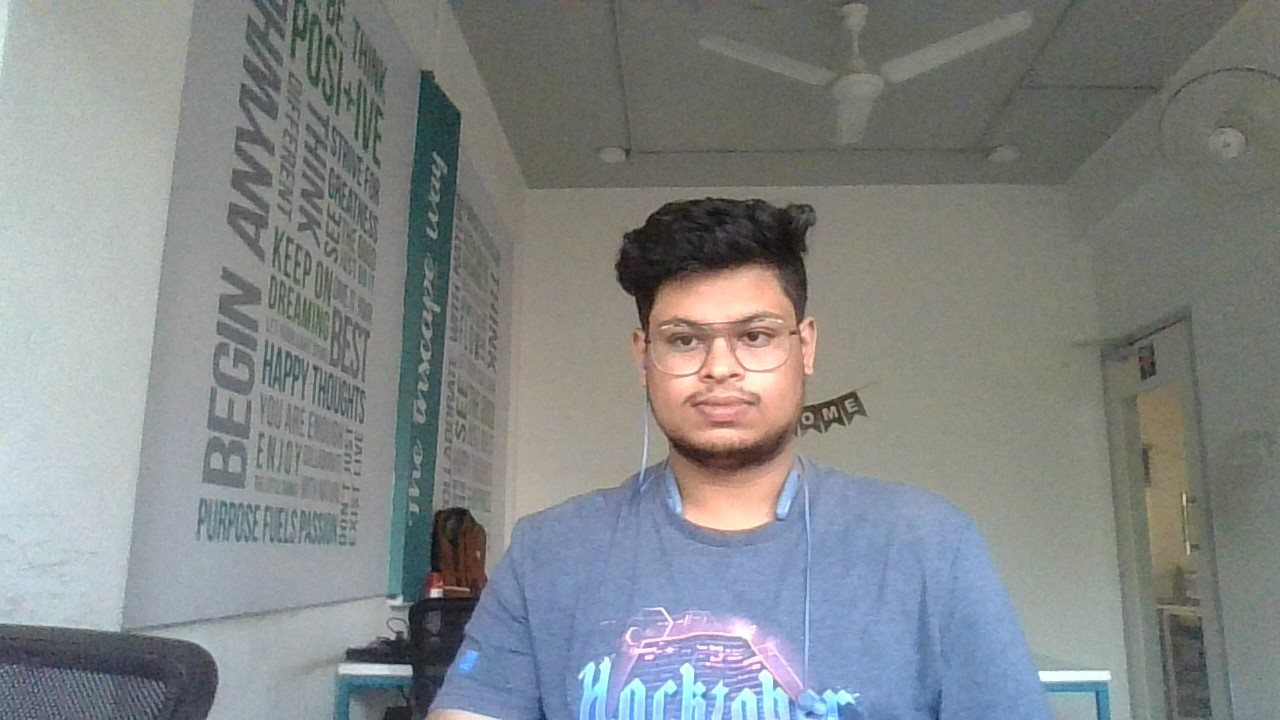
#> input picture data/aditya.jpg, 1280 x 720 px, given in place of the camera
$ python 12_morphological_transformations.py
#> lines starting #> are read from the running program, lines starting #| are printed output that depends on the picture; after the words box and inside, x2 and y2 are one past the last pixel; in counts of white or black regions, pixels touching at a corner belong together
import cv2
import numpy as np

cap = cv2.VideoCapture(0)

while cap:
    ret, frame = cap.read()
#> frame is the input picture: shape (720, 1280, 3); mean B, G, R 134.8, 134.7, 130.5
    if not ret:
        break
    hsv = cv2.cvtColor(frame, cv2.COLOR_BGR2HSV)
#> hsv: shape (720, 1280, 3); mean H, S, V 60.6, 33.5, 143.1

    lower_red = np.array([150, 0, 0])
    upper_red = np.array([255, 255, 255])

    mask = cv2.inRange(hsv, lower_red, upper_red)
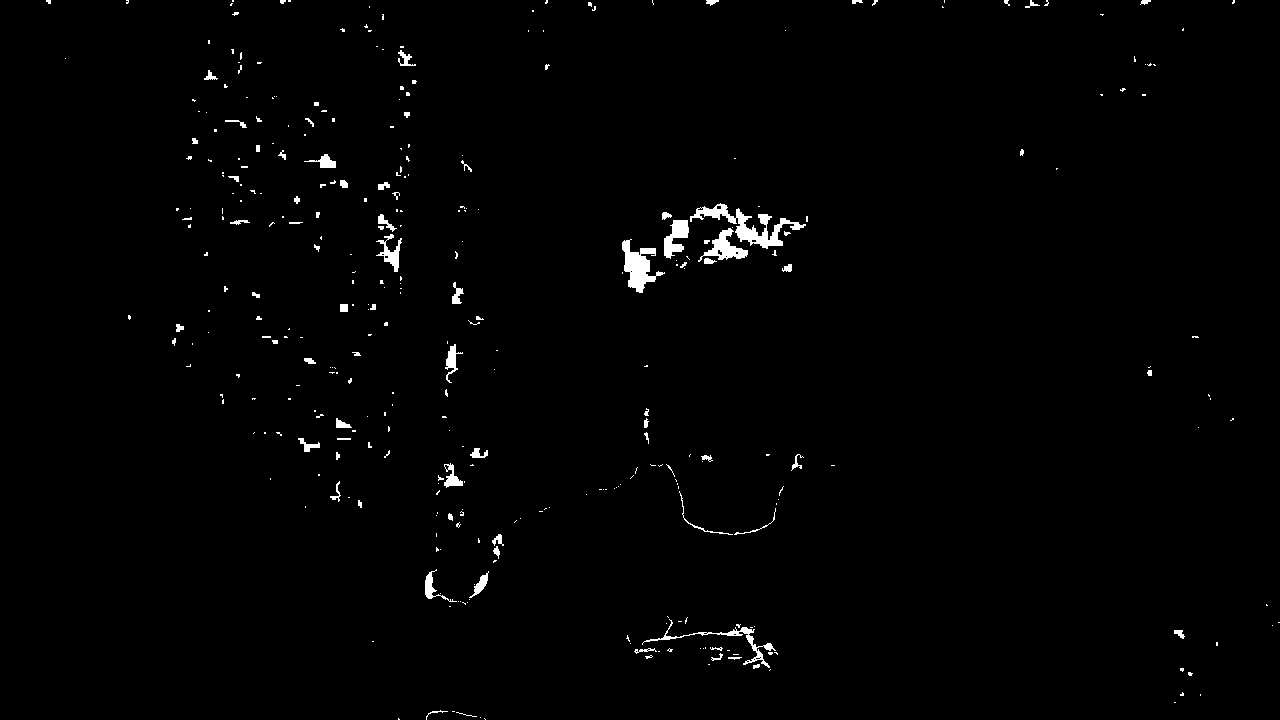
#> mask: shape (720, 1280); 1.1% white; 353 white regions (273 under 20 px), largest, box (x1, y1, x2, y2) and area: (690, 203, 806, 249) 1408, (622, 239, 665, 293) 1029, (698, 228, 748, 262) 634
    res = cv2.bitwise_and(frame, frame, mask=mask)

    ### Erosion and dilation
    kernel = np.ones((5, 5), dtype=np.uint8)
    erosion = cv2.erode(mask, kernel, iterations=1)
#> erosion: shape (720, 1280); 0.2% white; 43 white regions (27 under 20 px), largest, box (x1, y1, x2, y2) and area: (624, 243, 653, 290) 519, (716, 232, 734, 256) 172, (674, 222, 687, 236) 166
    dilation = cv2.dilate(mask, kernel, iterations=1)
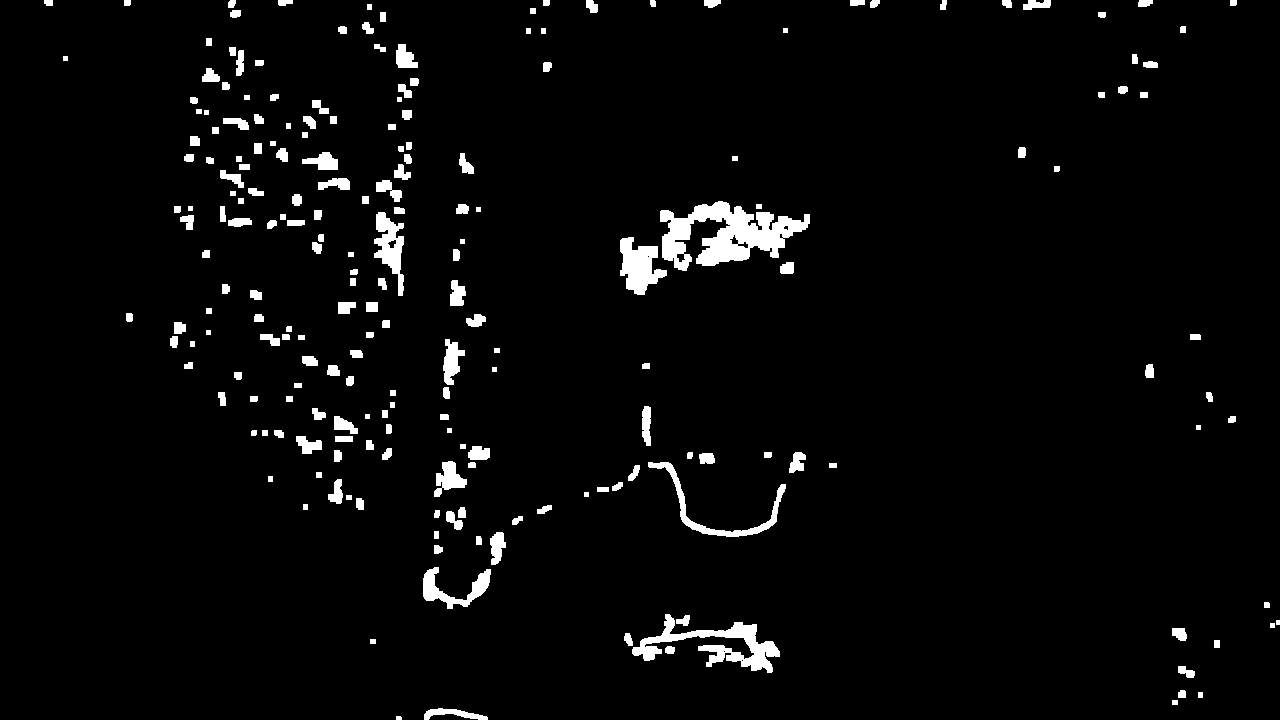
#> dilation: shape (720, 1280); 3.4% white; 213 white regions, largest, box (x1, y1, x2, y2) and area: (660, 201, 810, 271) 5227, (632, 614, 780, 673) 2761, (620, 237, 667, 295) 1592

    opening = cv2.morphologyEx(mask, cv2.MORPH_OPEN, kernel)
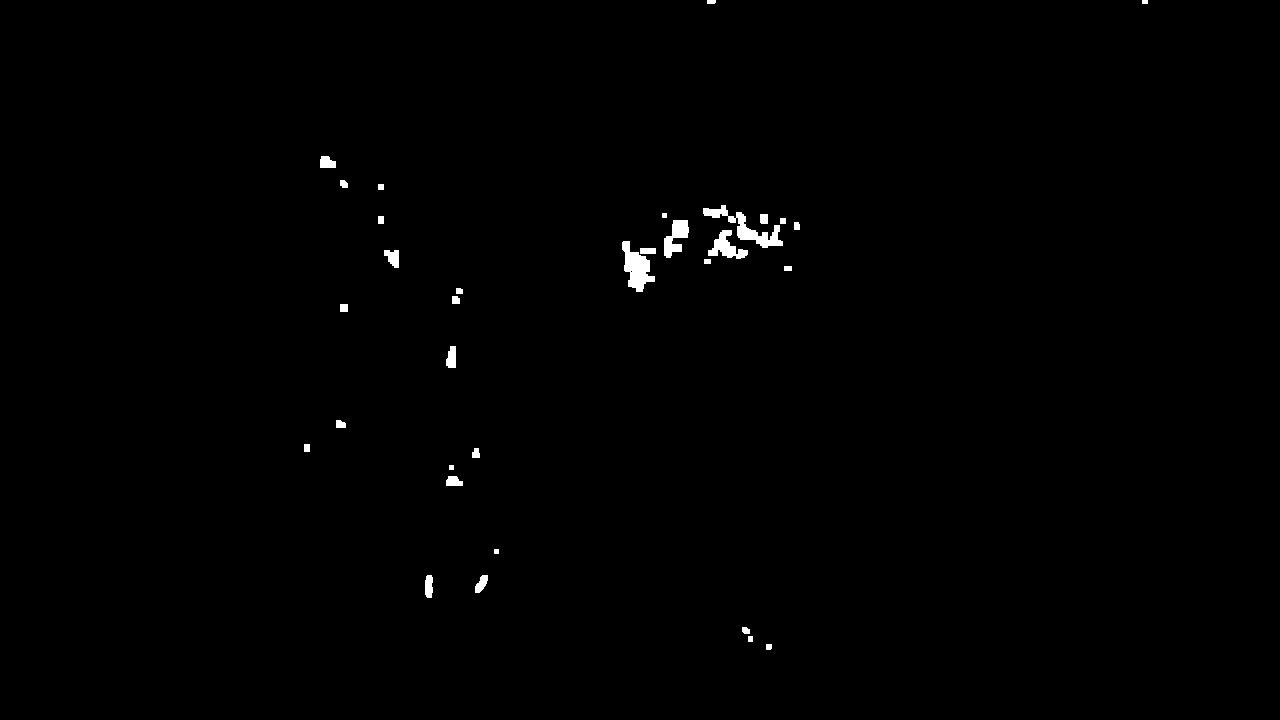
#> opening: shape (720, 1280); 0.53% white; 33 white regions, largest, box (x1, y1, x2, y2) and area: (703, 205, 783, 248) 932, (622, 241, 655, 292) 879, (664, 220, 689, 258) 539
    closing = cv2.morphologyEx(mask, cv2.MORPH_CLOSE, kernel)
#> closing: shape (720, 1280); 1.3% white; 267 white regions (191 under 20 px), largest, box (x1, y1, x2, y2) and area: (664, 203, 806, 264) 3047, (622, 239, 665, 293) 1069, (634, 619, 778, 671) 1004

    tophat = cv2.morphologyEx(mask, cv2.MORPH_TOPHAT, kernel)
#> tophat: shape (720, 1280); 0.59% white in thin lines or dots
    blackhat = cv2.morphologyEx(mask, cv2.MORPH_BLACKHAT, kernel)
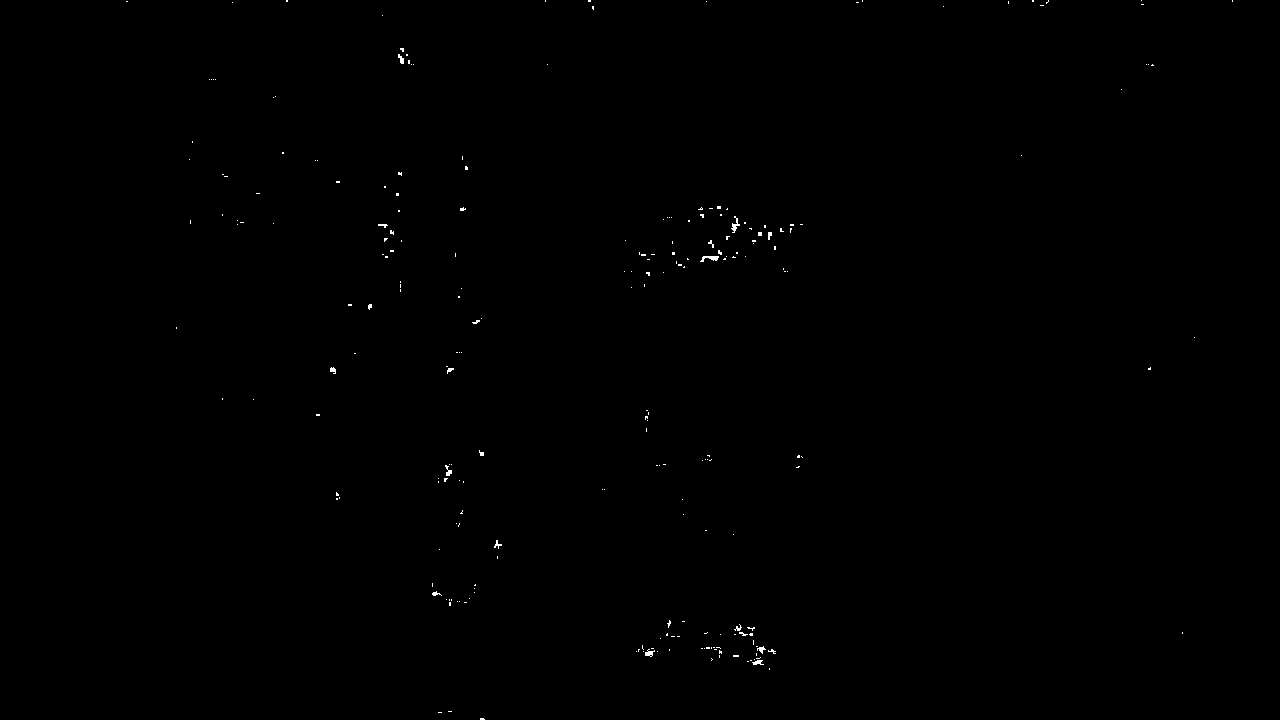
#> blackhat: shape (720, 1280); 0.16% white in thin lines or dots, all inside (x1, y1, x2, y2) = (126, 0, 1233, 720)

    cv2.imshow("real video", frame)
    cv2.imshow("res video", res)
    # [4 lines of commented-out code are left out]
    cv2.imshow("tophat video", tophat)
    cv2.imshow("blackhat video", blackhat)

    if cv2.waitKey(1) & 0xFF == ord("q"):
#> (key q is pressed here)
        break

cap.release()
cv2.destroyAllWindows()

$ run again, on data/img2.jpg
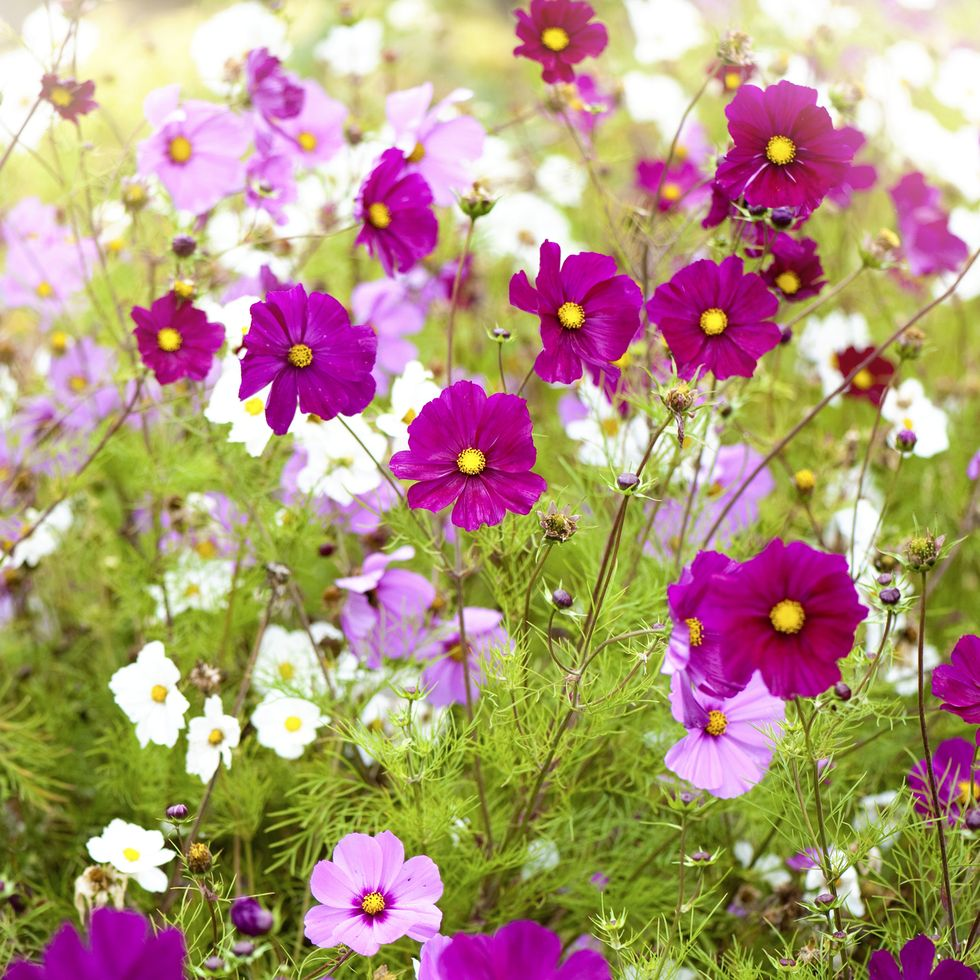
#> input picture data/img2.jpg, 980 x 980 px, given in place of the camera
#> frame is the input picture: shape (980, 980, 3); mean B, G, R 124.3, 150.3, 177.2
#> hsv: shape (980, 980, 3); mean H, S, V 66.6, 129.9, 183.6
#> `mask = cv2.inRange(hsv, lower_red, upper_red)`:
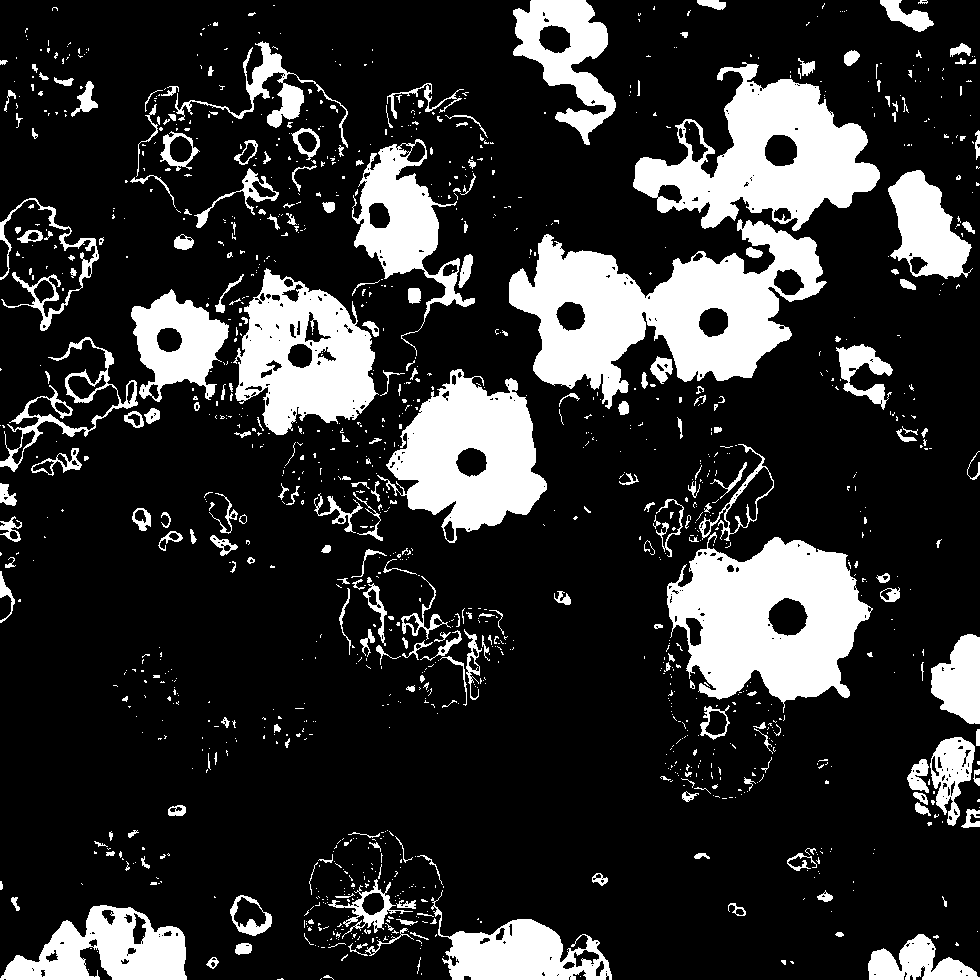
#> mask: shape (980, 980); 19.3% white; 1278 white regions (1010 under 20 px), largest, box (x1, y1, x2, y2) and area: (509, 219, 827, 409) 28283, (667, 532, 873, 713) 22291, (633, 62, 880, 231) 19718
#> erosion: shape (980, 980); 12.6% white; 197 white regions (130 under 20 px), largest, box (x1, y1, x2, y2) and area: (511, 223, 821, 398) 23444, (670, 539, 866, 699) 18962, (635, 81, 878, 226) 15543
#> dilation: shape (980, 980); 30.5% white; 360 white regions, largest, box (x1, y1, x2, y2) and area: (0, 134, 549, 545) 69412, (507, 56, 882, 427) 58414, (642, 442, 875, 797) 34351
#> opening: shape (980, 980); 16.1% white; 142 white regions (2 under 20 px), largest, box (x1, y1, x2, y2) and area: (509, 221, 823, 400) 27738, (667, 537, 868, 701) 21697, (633, 79, 880, 230) 18634
#> closing: shape (980, 980); 21.1% white; 652 white regions (473 under 20 px), largest, box (x1, y1, x2, y2) and area: (509, 62, 880, 425) 49792, (667, 444, 873, 713) 24728, (314, 369, 547, 543) 17777
#> tophat: shape (980, 980); 3.2% white in thin lines or dots
#> `blackhat = cv2.morphologyEx(mask, cv2.MORPH_BLACKHAT, kernel)`:
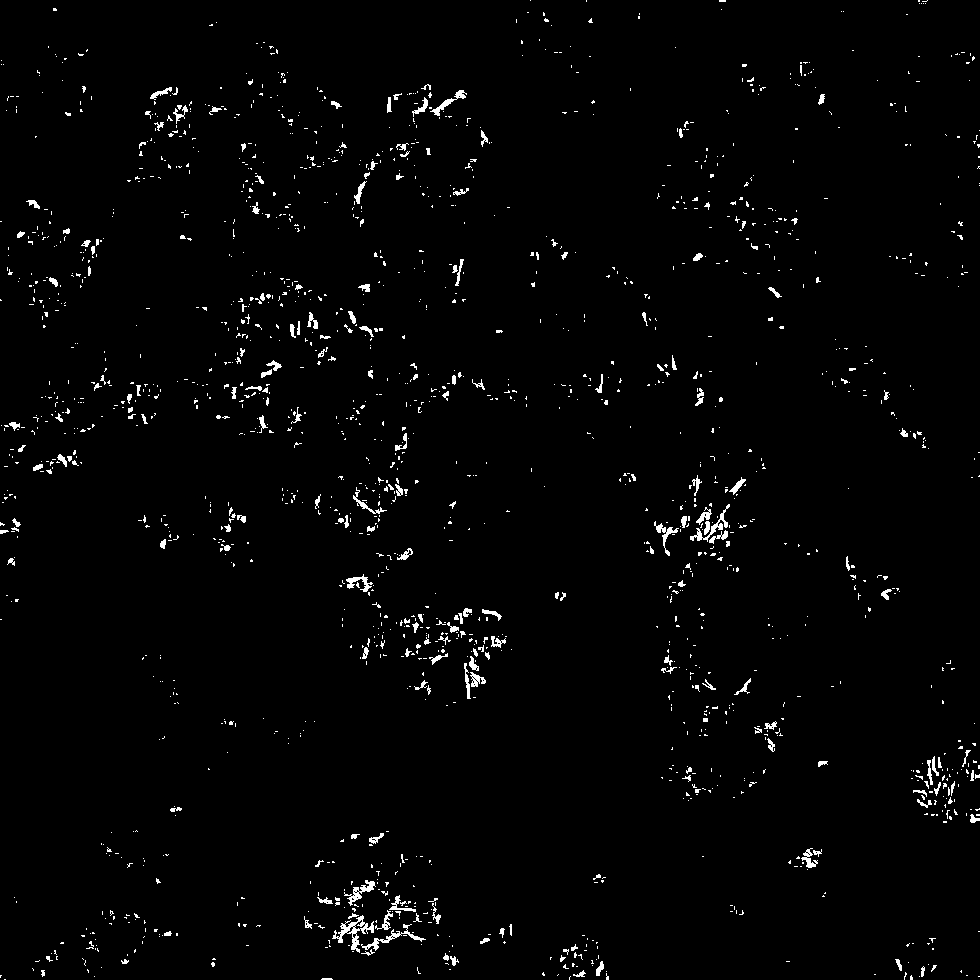
#> blackhat: shape (980, 980); 1.8% white in thin lines or dots
